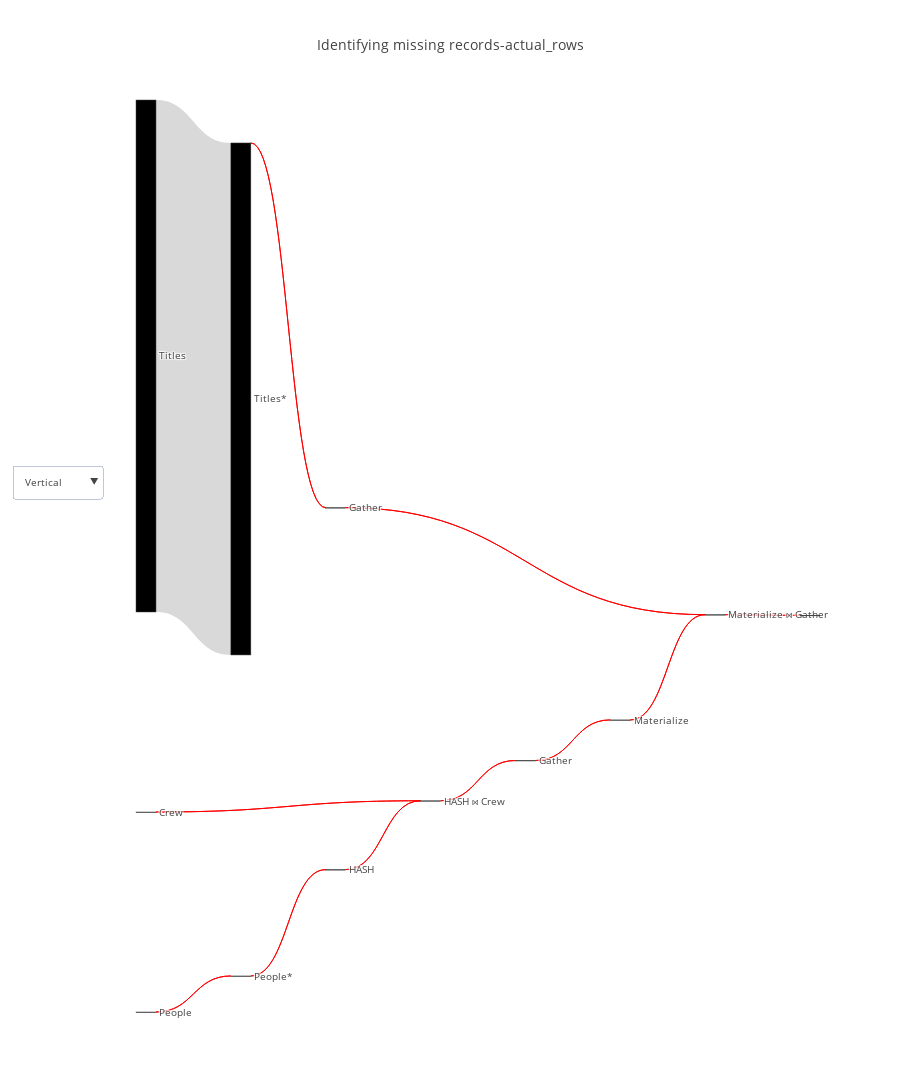

This figure's notebook cell:
### Markdown cell above
To show an example of identifying missing records, we introduce the following question in TPCH, “find all comedie movies with a few specific actors”. This question is equivalent to the SQL query in next cell, but to make it work without generating the database locally we will use a mock of the execution plan.

### Code cell
con_str = 'postgresql:///etrabelsi_thesis'
parser = PostgresParser()                                 
query_renderer = QueryVizualizer(parser)
query ="""
SELECT titles.title_id
FROM titles
INNER JOIN crew ON crew.title_id = titles.title_id
INNER JOIN people ON people.person_id = crew.person_id
WHERE genres like '%comedy%'
  AND name in ('Owen Wilson', 'Adam Sandler', 'Jason Segel')
"""

if os.environ.get("NOT_MOCK"):
    flow_df = query_renderer.get_flow_df(query, con_str)    
else:
    mock_path = f'../tests/parsers/data/postgres/parse/missing_records/execution_plan.json'
    flow_df = parser.parse([json.loads(open(mock_path).read())])

query_renderer.vizualize(flow_df, title="Identifying missing records", metrics=["actual_rows"], open_=False)

### Figure 1 — Plotly figure (JSON) as saved in the notebook; plotly's stock layout.template omitted (floating-point values rounded to 4 significant figures)
{"data": [{"link": {"color": ["red", "red", "red", "red", "red", "red", "red", "#d9d9d9", "red", "red", "red"], "label": ["\nDescription: Finds relevant records by sequentially scanning the input record set. When reading from a table, Seq Scans (unlike Index Scans) perform a single read operation (only the table is read).", "\nDescription: Filter relation to hold only relevant records.Filter condition: (people.name = ANY ('{\"Owen Wilson\",\"Adam Sandler\",\"Jason Segel\"}'::text[]))", "\nDescription: Generates a hash table from the records in the input recordset. Hash is used by Hash Join.", "\nDescription: Finds relevant records by sequentially scanning the input record set. When reading from a table, Seq Scans (unlike Index Scans) perform a single read operation (only the table is read).", "\nDescription: Joins to record sets by hashing one of them (using a Hash Scan).Inner Join with (crew.person_id = people.person_id)", "\nDescription: Collect relevant records from the workers.Workers Planned:2\nWorkers Launched:0\n", "\nDescription: ", "\nDescription: Finds relevant records by sequentially scanning the input record set. When reading from a table, Seq Scans (unlike Index Scans) perform a single read operation (only the table is read).", "\nDescription: Filter relation to hold only relevant records.Filter condition: (titles.genres = 'comedy'::text)", "\nDescription: Collect relevant records from the workers.Workers Planned:2\nWorkers Launched:2\n", "\nDescription: Merges two record sets by looping through every record in the first set and trying to find a match in the second set. All matching records are returned.Inner Join with (crew.title_id = titles.title_id)"], "source": [0, 1, 2, 3, 4, 5, 6, 7, 8, 9, 10], "target": [1, 2, 4, 4, 5, 6, 10, 8, 9, 10, 11], "value": [1, 1, 1, 1, 1, 1, 1, 2379234, 1, 1, 1]}, "node": {"color": ["black", "black", "black", "black", "black", "black", "black", "black", "black", "black", "black"], "label": ["People", "People*", "HASH", "Crew", "HASH ⋈ Crew", "Gather", "Materialize", "Titles", "Titles*", "Gather", "Materialize ⋈ Gather"], "pad": 200}, "orientation": "h", "type": "sankey", "valueformat": ",", "valuesuffix": [" Rows", " Rows", " Rows", " Rows", " Rows", " Rows", " Rows", " Rows", " Rows", " Rows", " Rows"]}], "layout": {"font": {"size": 10}, "height": 2000, "title": "Identifying missing records-actual_rows", "updatemenus": [{"buttons": [{"args": ["orientation", "v"], "label": "Vertical", "method": "restyle"}, {"args": ["orientation", "h"], "label": "Horizontal", "method": "restyle"}], "y": 0.6}]}}
